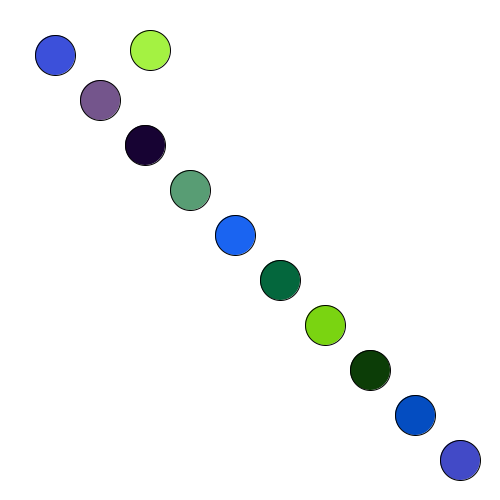
Frame 1 (no input)
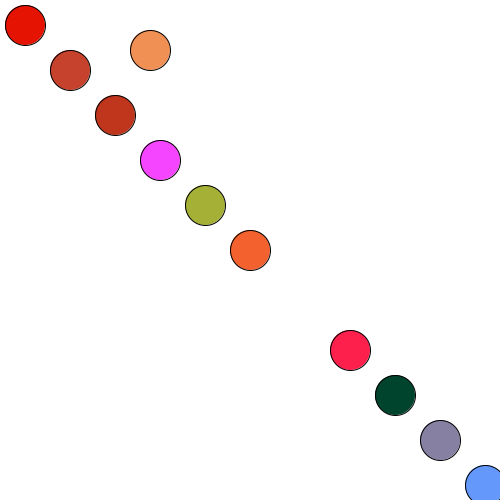
Frame 60 (the mouse pressed at the canvas centre just before this capture)
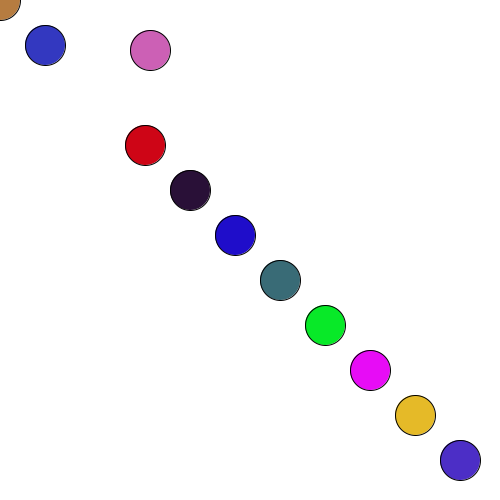
Frame 120 (the mouse held since frame 60 and released just before this capture)

The Processing sketch that drew these frames (run headless with seeded random() and noise(); from frame 60 on, the mouse is pressed at the canvas centre):

// Processing sketch: Torsdagsopgave_task_4_18_09
// ── Torsdagsopgave_task_4_18_09.pde
// Torsdagsopgaver - task 4

// 4.b
Circle [] placement = new Circle [10];

// 4.h
Circle circlesArray [] = new Circle [10];

// 4.a
void setup () {
  
  size(500,500);
  
  // 4.i - makes circles depending on our global array // 4.j - connects our circle position to our array
  for (int i = 0; i < circlesArray.length; i++){
    circlesArray[i] = new Circle(50 + i*45, 50 + i*45);
    
  }
}

void draw () {
  
  background(255);
  
  // 4.e - testing if it prints the circle
  Circle testCircle = new Circle(150, 50);
  println(testCircle.circleX);
  
  // 4.f - testing if it prints the circle again with display()
  testCircle.display();
  
  // 4.l - added a for loop instead of a for each loop, because i could not get it to work with a for each loop
  for (int i = 0; i < circlesArray.length; i++){
    circlesArray[i].move(5);
    circlesArray[i].display();
  }
  
  // The for each loop - can not understand why it does not work
  /*for (Circle o : circlesArray){
    circlesArray[o].move(5);
    circlesArray[o].display();
  }*/
  
}


/*Circle circleMulti = new Circle (50 + i*45, 50 + i*45); // defines the size and placement for the circles
    circleMulti.display(); // calling display funktion from Circle class */

// ── Circle.pde
// 4.c
class Circle {
  
  float circleX;
  float circleY;
  float circleSpeed;
  
  // 4.d
  Circle(float circleX, float circleY){
    
    this.circleX = circleX;
    this.circleY = circleY;
    
  }
  
  // 4.f
  void display () {
    
    // Random colors
    float r = random(255);
    float b = random(255);
    float g = random(255);
    
    float circleSize = 40;
    
    fill(r, g, b);
    ellipse(circleX, circleY, circleSize, circleSize);
  }
  
  // 4.k
  void move(float circleSpeedTmp) {
    circleSpeed = circleSpeedTmp;
    circleX = circleX + circleSpeed;
    circleY = circleY + circleSpeed;
    if (circleX > width && circleY > height) {
      circleX = 0;
      circleY = 0;
    }
  }
  
}
